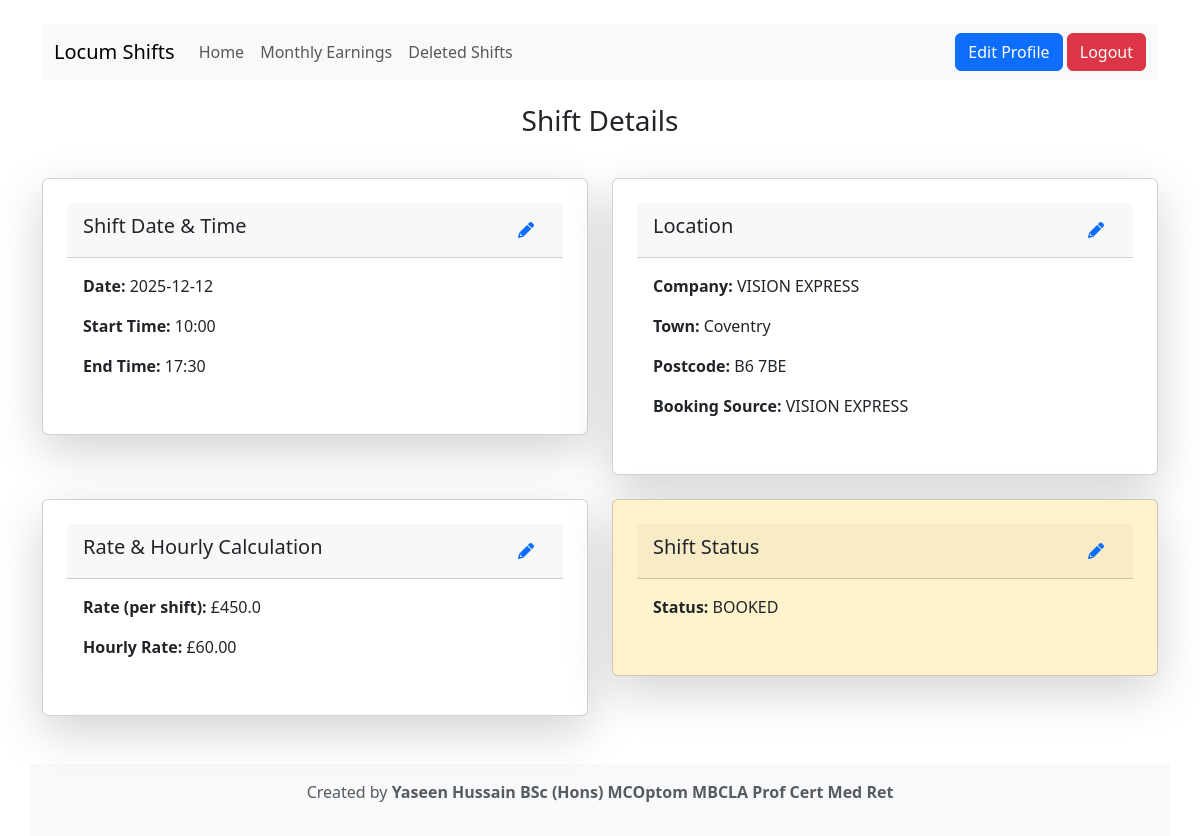
The page /shift/50 (signed in) on the database as committed earlier.
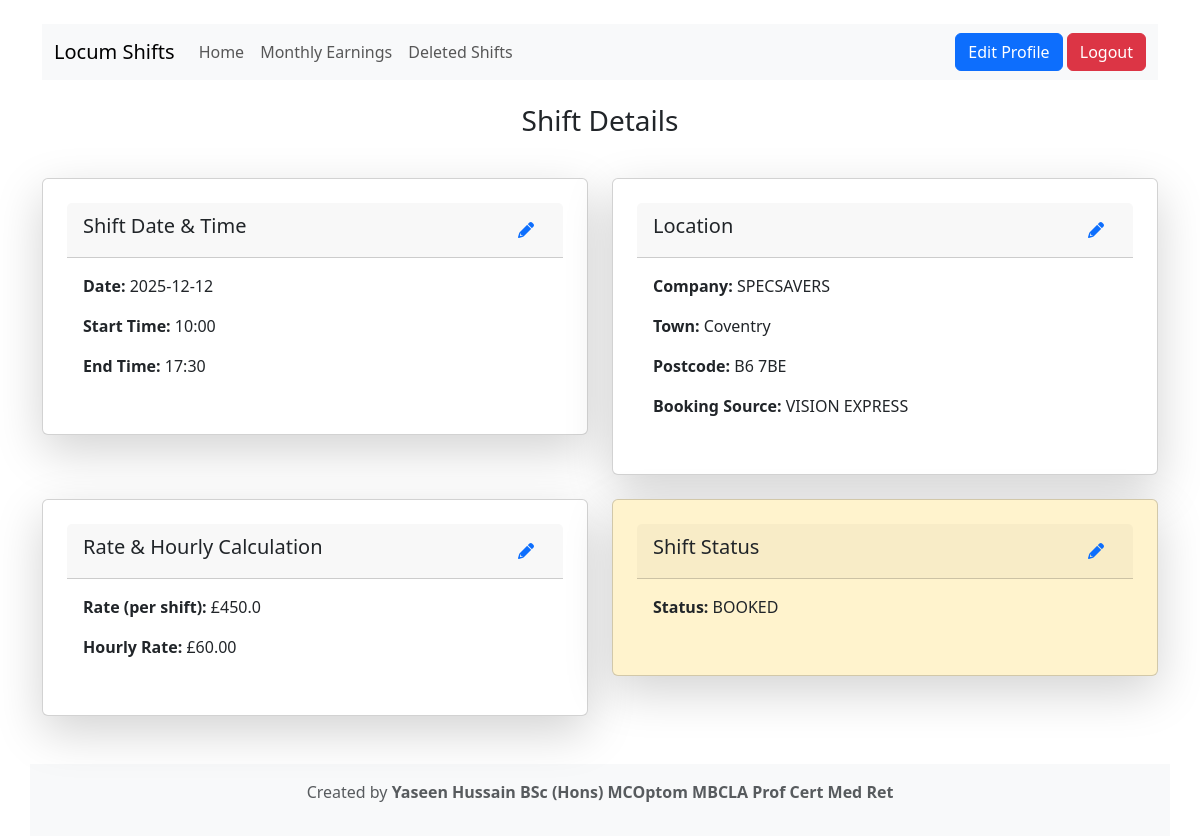
The same page on the database as committed later.
### tables this page shows
CREATE TABLE shifts (
            id INTEGER PRIMARY KEY AUTOINCREMENT,
            shift_date TEXT NOT NULL,
            start_time TEXT NOT NULL,
            end_time TEXT NOT NULL,
            company TEXT NOT NULL,
            town TEXT NOT NULL,
            postcode TEXT NOT NULL,
            booking_source TEXT NOT NULL,
            rate REAL NOT NULL,
            user_id INTEGER NOT NULL, status TEXT DEFAULT 'PENDING', invoice TEXT, deleted INTEGER DEFAULT 0, on_time BOOLEAN DEFAULT NULL, minutes_late INTEGER DEFAULT 0,
            FOREIGN KEY(user_id) REFERENCES users(id)
        );

### app.py (the view)
@app.route('/shift/<int:shift_id>')
@login_required
def view_shift(shift_id):
    conn = get_db_connection()
    shift = conn.execute(
        "SELECT * FROM shifts WHERE id = ? AND user_id = ?",
        (shift_id, current_user.id)
    ).fetchone()
    conn.close()
    if not shift:
        flash("Shift not found!", "danger")
        return redirect(url_for("index"))
    from datetime import datetime, timedelta
    def format_time(time_str):
        if time_str:
            try:
                return datetime.strptime(time_str, "%H:%M:%S").strftime("%H:%M")
            except ValueError:
                return time_str  # If already correct format
        return ""
    shift_data = dict(shift)
    shift_data["start_time"] = format_time(shift_data["start_time"])
    shift_data["end_time"] = format_time(shift_data["end_time"])
    try:
        start_time_obj = datetime.strptime(shift_data["start_time"], "%H:%M")
        end_time_obj = datetime.strptime(shift_data["end_time"], "%H:%M")
        hours_worked = (end_time_obj - start_time_obj).seconds / 3600  # Convert seconds to hours
        hourly_rate = round(float(shift_data["rate"]) / hours_worked, 2) if hours_worked > 0 else "N/A"
    except:
        hourly_rate = "N/A"
    return render_template(
        "shift_detail.html",
        shift=shift_data,
        hourly_rate=hourly_rate
    )

### app.py (called while the page is built)
def get_db_connection():
    conn = sqlite3.connect('shifts.db', timeout=10)  # Increase timeout to allow waiting for the lock to release
    conn.row_factory = sqlite3.Row
    return conn

    def set_profile(self, first_name, surname, phone_number, address_line1, address_line2, city, county, country, postcode):
        self.first_name = first_name or ""
        self.surname = surname or ""
        self.phone_number = phone_number or ""
        self.address_line1 = address_line1 or ""
        self.address_line2 = address_line2 or ""
        self.city = city or ""
        self.county = county or ""
        self.country = country or ""
        self.postcode = postcode or ""

### templates/shift_detail.html (shortened to what this page needs)
<!DOCTYPE html>
<html lang="en">
<head>
  <link href="https://cdn.jsdelivr.net/npm/bootstrap@5.3.0/dist/css/bootstrap.min.css" rel="stylesheet">
  <link rel="stylesheet" href="https://cdnjs.cloudflare.com/ajax/libs/font-awesome/6.0.0/css/all.min.css">
</head>
<body class="container mt-4">
  <nav class="navbar navbar-expand-lg navbar-light bg-light mb-4">
    <div class="container-fluid">
      <a class="navbar-brand" href="/">Locum Shifts</a>
      <div class="collapse navbar-collapse" id="navbarNav">
        <ul class="navbar-nav">
          <li class="nav-item"><a class="nav-link" href="/">Home</a></li>
          <li class="nav-item"><a class="nav-link" href="/monthly_earnings">Monthly Earnings</a></li>
          <li class="nav-item"><a class="nav-link" href="/deleted_shifts">Deleted Shifts</a></li>
        </ul>
      </div>
      <div class="ms-auto">
        <a href="/profile" class="btn btn-primary">Edit Profile</a>
        <a href="/logout" class="btn btn-danger">Logout</a>
      </div>
    </div>
  </nav>
  <h3 class="text-center">Shift Details</h3>
  <div class="row g-4 mt-3">
    <div class="col-md-6">
      <div class="card p-4 shadow-lg">
        <div class="card-header d-flex justify-content-between align-items-center">
          <h5>Shift Date & Time</h5>
          <button class="btn btn-link" onclick="toggleEdit('timeCard')">
            <i class="fa-solid fa-pencil"></i>
          </button>
        </div>
        <div class="card-body">
          <div id="timeCard-view">
            <p><strong>Date:</strong> {{ shift['shift_date'] }}</p>
            <p><strong>Start Time:</strong> {{ shift['start_time'] }}</p>
            <p><strong>End Time:</strong> {{ shift['end_time'] }}</p>
          </div>
        </div>
      </div>
    </div>
    <div class="col-md-6">
      <div class="card p-4 shadow-lg">
        <div class="card-header d-flex justify-content-between align-items-center">
          <h5>Location</h5>
          <button class="btn btn-link" onclick="toggleEdit('locationCard')">
            <i class="fa-solid fa-pencil"></i>
          </button>
        </div>
        <div class="card-body">
          <div id="locationCard-view">
            <p><strong>Company:</strong> <span id="companyDisplay">{{ shift['company'] }}</span></p>
            <p><strong>Town:</strong> {{ shift['town'] }}</p>
            <p><strong>Postcode:</strong> {{ shift['postcode'] }}</p>
            <p><strong>Booking Source:</strong> <span id="bookingSourceDisplay">{{ shift['booking_source'] }}</span></p>
          </div>
        </div>
      </div>
    </div>
  <div class="col-md-6">
    <div class="card p-4 shadow-lg">
      <div class="card-header d-flex justify-content-between align-items-center">
        <h5>Rate & Hourly Calculation</h5>
        <button class="btn btn-link" onclick="toggleEdit('rateCard')">
          <i class="fa-solid fa-pencil"></i>
        </button>
      </div>
      <div class="card-body">
        <div id="rateCard-view">
          <p><strong>Rate (per shift):</strong> £{{ shift['rate'] }}</p>
          <p><strong>Hourly Rate:</strong> £<span id="hourlyRateView">{{ "{:.2f}".format(hourly_rate) }}</span></p>
        </div>
      </div>
    </div>
  </div>
  <div class="col-md-6">
    <div class="card p-4 shadow-lg" id="statusCardContainer">
      <div class="card-header d-flex justify-content-between align-items-center">
        <h5>Shift Status</h5>
        <button class="btn btn-link" onclick="toggleEdit('statusCard')">
          <i class="fa-solid fa-pencil"></i>
        </button>
      </div>
      <div class="card-body">
        <div id="statusCard-view">
          <p><strong>Status:</strong> <span id="statusDisplay">{{ shift['status'] }}</span></p>
        </div>
      </div>
    </div>
  </div>
  <footer class="bg-light text-center text-muted mt-5 py-3">
    <p>Created by <strong>Yaseen Hussain BSc (Hons) MCOptom MBCLA Prof Cert Med Ret</strong></p>
  </footer>
</body>
</html>

Rows that differ between the two databases and show on the page:
changed shifts "Coventry": company "VISION EXPRESS" → "SPECSAVERS"
